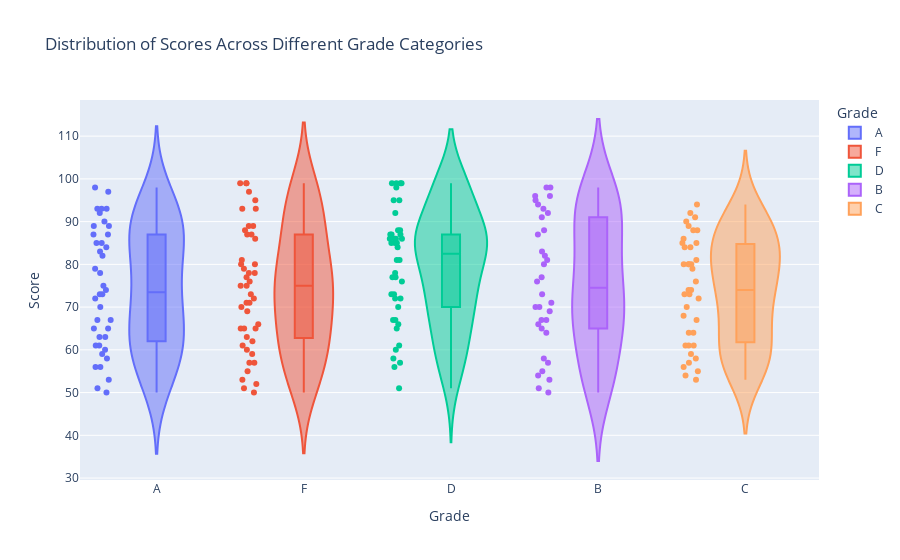

The code cell stored with this chart in its notebook:
### Markdown cell above
violin plot

### Code cell
#Creating a violin plot to display the distribution of scores across different grade categories
np.random.seed(15)
data = {
    'Grade': np.random.choice(['A', 'B', 'C', 'D', 'F'], 200),
    'Score': np.random.randint(50, 100, 200)
}
df = pd.DataFrame(data)
print(df.head())
fig = px.violin(df, x='Grade', y='Score', color='Grade', box=True, points='all',
                title='Distribution of Scores Across Different Grade Categories')
fig.show()

### Figure 1 — Plotly figure (JSON) as saved in the notebook; plotly's stock layout.template omitted (floating-point values rounded to 4 significant figures)
{"data": [{"alignmentgroup": "True", "box": {"visible": true}, "hovertemplate": "Grade=%{x}<br>Score=%{y}<extra></extra>", "legendgroup": "A", "marker": {"color": "#636efa"}, "name": "A", "offsetgroup": "A", "orientation": "v", "points": "all", "scalegroup": "True", "showlegend": true, "type": "violin", "x": ["A", "A", "A", "A", "A", "A", "A", "A", "A", "A", "A", "A", "A", "A", "A", "A", "A", "A", "A", "A", "A", "A", "A", "A", "A", "A", "A", "A", "A", "A", "A", "A", "A", "A", "A", "A", "A", "A", "A", "A"], "x0": " ", "xaxis": "x", "y": [89, 72, 70, 79, 78, 61, 61, 73, 58, 74, 87, 92, 89, 83, 56, 73, 93, 63, 67, 75, 84, 67, 53, 50, 82, 63, 90, 85, 65, 93, 51, 87, 56, 65, 60, 97, 59, 98, 85, 93], "y0": " ", "yaxis": "y"}, {"alignmentgroup": "True", "box": {"visible": true}, "hovertemplate": "Grade=%{x}<br>Score=%{y}<extra></extra>", "legendgroup": "F", "marker": {"color": "#EF553B"}, "name": "F", "offsetgroup": "F", "orientation": "v", "points": "all", "scalegroup": "True", "showlegend": true, "type": "violin", "x": ["F", "F", "F", "F", "F", "F", "F", "F", "F", "F", "F", "F", "F", "F", "F", "F", "F", "F", "F", "F", "F", "F", "F", "F", "F", "F", "F", "F", "F", "F", "F", "F", "F", "F", "F", "F", "F", "F", "F", "F", "F", "F", "F", "F", "F"], "x0": " ", "xaxis": "x", "y": [50, 66, 76, 93, 73, 89, 69, 99, 70, 52, 77, 80, 87, 59, 57, 63, 71, 95, 61, 53, 51, 81, 60, 65, 57, 79, 71, 55, 72, 75, 62, 87, 99, 78, 86, 97, 93, 65, 65, 99, 75, 88, 89, 80, 78], "y0": " ", "yaxis": "y"}, {"alignmentgroup": "True", "box": {"visible": true}, "hovertemplate": "Grade=%{x}<br>Score=%{y}<extra></extra>", "legendgroup": "D", "marker": {"color": "#00cc96"}, "name": "D", "offsetgroup": "D", "orientation": "v", "points": "all", "scalegroup": "True", "showlegend": true, "type": "violin", "x": ["D", "D", "D", "D", "D", "D", "D", "D", "D", "D", "D", "D", "D", "D", "D", "D", "D", "D", "D", "D", "D", "D", "D", "D", "D", "D", "D", "D", "D", "D", "D", "D", "D", "D", "D", "D", "D", "D", "D", "D", "D", "D"], "x0": " ", "xaxis": "x", "y": [87, 86, 58, 99, 56, 67, 87, 86, 77, 57, 95, 99, 76, 86, 65, 78, 77, 81, 81, 95, 73, 70, 99, 85, 85, 72, 88, 60, 86, 92, 72, 87, 61, 85, 99, 66, 98, 51, 73, 88, 84, 67], "y0": " ", "yaxis": "y"}, {"alignmentgroup": "True", "box": {"visible": true}, "hovertemplate": "Grade=%{x}<br>Score=%{y}<extra></extra>", "legendgroup": "B", "marker": {"color": "#ab63fa"}, "name": "B", "offsetgroup": "B", "orientation": "v", "points": "all", "scalegroup": "True", "showlegend": true, "type": "violin", "x": ["B", "B", "B", "B", "B", "B", "B", "B", "B", "B", "B", "B", "B", "B", "B", "B", "B", "B", "B", "B", "B", "B", "B", "B", "B", "B", "B", "B", "B", "B", "B", "B", "B", "B"], "x0": " ", "xaxis": "x", "y": [98, 93, 70, 53, 69, 82, 57, 67, 67, 81, 80, 54, 77, 73, 98, 87, 51, 88, 66, 76, 71, 65, 95, 92, 96, 64, 58, 83, 94, 91, 55, 96, 50, 70], "y0": " ", "yaxis": "y"}, {"alignmentgroup": "True", "box": {"visible": true}, "hovertemplate": "Grade=%{x}<br>Score=%{y}<extra></extra>", "legendgroup": "C", "marker": {"color": "#FFA15A"}, "name": "C", "offsetgroup": "C", "orientation": "v", "points": "all", "scalegroup": "True", "showlegend": true, "type": "violin", "x": ["C", "C", "C", "C", "C", "C", "C", "C", "C", "C", "C", "C", "C", "C", "C", "C", "C", "C", "C", "C", "C", "C", "C", "C", "C", "C", "C", "C", "C", "C", "C", "C", "C", "C", "C", "C", "C", "C", "C"], "x0": " ", "xaxis": "x", "y": [76, 67, 80, 85, 90, 61, 79, 61, 64, 80, 84, 91, 80, 86, 57, 70, 92, 73, 54, 85, 89, 74, 72, 73, 59, 88, 88, 84, 94, 55, 81, 64, 68, 80, 58, 74, 61, 53, 56], "y0": " ", "yaxis": "y"}], "layout": {"legend": {"title": {"text": "Grade"}, "tracegroupgap": 0}, "title": {"text": "Distribution of Scores Across Different Grade Categories"}, "violinmode": "overlay", "xaxis": {"anchor": "y", "categoryarray": ["A", "F", "D", "B", "C"], "categoryorder": "array", "domain": [0, 1], "title": {"text": "Grade"}}, "yaxis": {"anchor": "x", "domain": [0, 1], "title": {"text": "Score"}}}}
